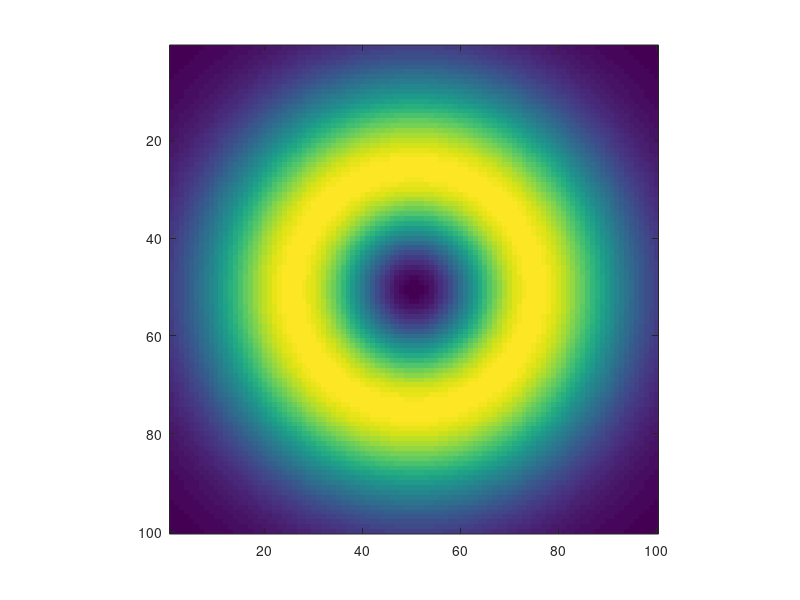
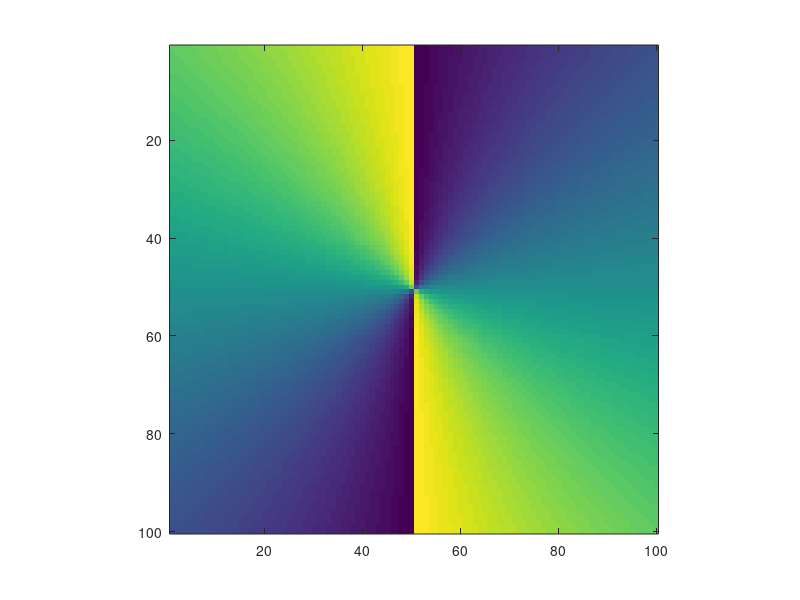

Source code (MATLAB) for these figures, in order: (Note: this script raises an error after producing the figures.)
clc, clear, close all

% resolution
res = 100;
% lim
lim = 2;
% X 
x = linspace(-lim,lim,res);
% Y
y = linspace(-lim,lim,res);

% waist
w0 = 1;
% topological charge
m = 2;

[X,Y] = meshgrid(x,y);

% E
E = (sqrt(X.^2+Y.^2)/w0).^abs(m) .* exp((-(X.^2 + Y.^2))/(w0^2)) .* exp(1i*m*atan2(Y,X));

% Steps in the rotation of the waveplates
iterations_waveplates = 7;

% thetas variable
theta = linspace(0,2*pi,100);
theta_waveplates = linspace(0,pi/2,iterations_waveplates);

% Arrays to save Intensities in 
I1_array = zeros(length(theta),1);
I2_array = zeros(length(theta),2);
I3_array = zeros(iterations_waveplates,length(theta));
I4_array = zeros(iterations_waveplates,length(theta));

figure('Name','Beam','NumberTitle','off');
title("Beam")
imagesc(abs(E))
axis("square")

figure('Name','Fase of beam','NumberTitle','off');
title("Fase of beam")
imagesc(angle(E))
axis("square")

% functions for the matrices of Polarizer, quarter lambda waveplates, 
% & half lambda waveplates
Pol_mat = @(theta) [cos(theta).^2,sin(theta).*cos(theta);sin(theta).*cos(theta),sin(theta).^2];
Wplate_matqrt = @(theta) [1+1i*cos(2*theta),1i*sin(2*theta);1i*sin(2*theta),1-1i*cos(2*theta)]/sqrt(2);
Wplate_mathlf = @(theta) [cos(2*theta),sin(2*theta),sin(2*theta),-cos(2*theta)];

% Polarizes light horizontally
Polx = 1;
Poly = 0;

Ex = E.*Polx;
Ey = E.*Poly;

NormE = sum(abs(Ex(:)).^2+abs(Ey(:)).^2);
Ex = Ex/sqrt(NormE);
Ey = Ey/sqrt(NormE);

% different rotations of a linear polarizer
[Ex_t,Ey_t] = jones(Ex,Ey,Pol_mat,theta);
E_t = abs(Ex_t).^2 + abs(Ey_t).^2;
for i = 1:length(theta)
    I1_array(i) = sum(E_t(:,:,i),"all");
end

% Analitic mallus law
I0 = sum(abs(E),"all");

% Compare with analitic mallus law
figure('Name','Analitic mallus law and calculated','NumberTitle','off');
ax1 = subplot(2,1,1);
plot(theta,I1_array)
ylim([0,1])
title("Calculated")

ax2 = subplot(2,1,2);
plot(theta,I0*cos(theta).^2)
title("Analitic mallus law")


% plot format
xlim(ax1,[0,2*pi])
xlim(ax2,[0,2*pi])

set(ax1,'xticklabel',[]);
set(gca,'xtick',0:pi/2:2*pi)
set(gca,'xticklabels',{'0','\pi/2','\pi','3\pi/2','2\pi'})

% Polarized beam through rotations of waveplates

[Ex_t,Ey_t] = jones(Ex,Ey,Wplate_mathlf,theta);
E_t = abs(Ex_t).^2 + abs(Ey_t).^2;
for i = 1:length(theta)
    I2_array(i,1) = sum(E_t(:,:,i),"all");
end

[Ex_t,Ey_t] = jones(Ex,Ey,Wplate_matqrt,theta);
E_t = abs(Ex_t).^2 + abs(Ey_t).^2;
for i = 1:length(theta)
    I2_array(i,2) = sum(E_t(:,:,i),"all");
end

% Intensities of polarized beam after different rotations of waveplates
figure('Name','Intensities of polarized beam after different rotations of waveplates','NumberTitle','off');

ax1 = subplot(2,1,1);
plot(theta,I2_array(:,1))
title("half lambda")

ax2 = subplot(2,1,2);
plot(theta,I2_array(:,2))
title("quarter lambda")

% plot format
xlim(ax1,[0,2*pi])
xlim(ax2,[0,2*pi])

set(ax1,'xticklabel',[]);
set(gca,'xtick',0:pi/2:2*pi)
set(gca,'xticklabels',{'0','\pi/2','\pi','3\pi/2','2\pi'})

% Polarization of a polarized beam through diff rotations of waveplates of
% quarter lambda

figure('Name','Polarized beam after certain different quarter lambda waveplates rotation and after different rotations of polarization','NumberTitle','off');

for i = 1:length(theta_waveplates)
    % State of polarized beam after a waveplate
    [Ex_t,Ey_t] = jones(Ex,Ey,Wplate_matqrt,theta_waveplates(i));
    % Intensity of the beam after a several rotations of a polarizer
    [Ex_t_t,Ey_t_t] = jones(Ex_t,Ey_t,Pol_mat,theta);

    E_t = abs(Ex_t_t).^2 + abs(Ey_t_t).^2;
    for ii = 1:length(theta)
        I3_array(i,ii) = sum(E_t(:,:,ii),"all");
    end
    
    % Plot for each rotation of waveplate
    ax = subplot(iterations_waveplates,1,i);
    plot(theta,I3_array(i,:))
%     title("With " + string(theta_waveplates(i) + " rotation of quarter lambda waveplate"))
    title("Con " + string(theta_waveplates(i) + " radianes de la rotación del retardador de lambda/4"))

    set(ax,'xticklabel',[]);
    xlim([0,2*pi])
    ylim([0,1])
    ylabel("Intensidad")
end
xlabel("Rotación de polarizador lineal")

% plot format
set(gca,'xtick',0:pi/2:2*pi)
set(gca,'xticklabels',{'0','\pi/2','\pi','3\pi/2','2\pi'})

% Polarization of a polarized beam through diff rotations of waveplates of
% half lambda

figure('Name','Polarized beam after certain different half lambda waveplates rotation and after different rotations of polarization','NumberTitle','off');

for i = 1:length(theta_waveplates)
    % State of polarized beam after a waveplate
    [Ex_t,Ey_t] = jones(Ex,Ey,Wplate_mathlf,theta_waveplates(i));
    % Intensity of the beam after a several rotations of a polarizer
    [Ex_t_t,Ey_t_t] = jones(Ex_t,Ey_t,Pol_mat,theta);

    E_t = abs(Ex_t_t).^2 + abs(Ey_t_t).^2;
    for ii = 1:length(theta)
        I4_array(i,ii) = sum(E_t(:,:,ii),"all");
    end
    
    % Plot for each rotation of waveplate
    ax = subplot(iterations_waveplates,1,i);
    plot(theta,I4_array(i,:))
%     title("With " + string(theta_waveplates(i) + " rotation of half lambda waveplate"))
    title("Con " + string(theta_waveplates(i) + " radianes de la rotación del retardador de lambda/2"))

    set(ax,'xticklabel',[]);
    xlim([0,2*pi])
    ylim([0,1])
    ylabel("Intensidad")
end
xlabel("Rotación de polarizador lineal")

% plot format
set(gca,'xtick',0:pi/2:2*pi)
set(gca,'xticklabels',{'0','\pi/2','\pi','3\pi/2','2\pi'})

% Calculate stokes vectors of a right hand circle

% Create a left hand circle
[Ex_t,Ey_t] = jones(Ex,Ey,Wplate_matqrt,pi/4);
% Invert it 
[Ex_t,Ey_t] = jones(Ex_t,Ey_t,Wplate_mathlf,0);

%S0
[Ex_t_1,Ey_t_1] = jones(Ex_t,Ey_t,Pol_mat,0);
[Ex_t_2,Ey_t_2] = jones(Ex_t,Ey_t,Pol_mat,pi/2);
[Ex_t_3,Ey_t_3] = jones(Ex_t,Ey_t,Pol_mat,pi/4);
[Ex_t_4,Ey_t_4] = jones(Ex_t,Ey_t,Pol_mat,-pi/4);
[Ex_t_t,Ey_t_t] = jones(Ex_t,Ey_t,Wplate_matqrt,pi/4);
[Ex_t_5,Ey_t_5] = jones(Ex_t_t,Ey_t_t,Pol_mat,0);
[Ex_t_6,Ey_t_6] = jones(Ex_t_t,Ey_t_t,Pol_mat,pi/2);


I_S0 = sum(abs(Ex_t_1).^2 + abs(Ey_t_1).^2,"all") + sum(abs(Ex_t_2).^2 + abs(Ey_t_2).^2,"all");

I_S1 = sum(abs(Ex_t_1).^2 + abs(Ey_t_1).^2,"all") - sum(abs(Ex_t_2).^2 + abs(Ey_t_2).^2,"all");

I_S2 = sum(abs(Ex_t_3).^2 + abs(Ey_t_3).^2,"all") - sum(abs(Ex_t_4).^2 + abs(Ey_t_4).^2,"all");

I_S3 = sum(abs(Ex_t_5).^2 + abs(Ey_t_5).^2,"all") - sum(abs(Ex_t_6).^2 + abs(Ey_t_6).^2,"all");

P = sqrt(I_S1^2 + I_S2^2 + I_S3^2)/(I_S0);






